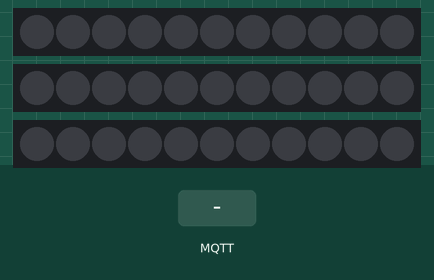
A sketch run on a simulated ESP8266 (NodeMCU). Parts: 3 × 11 RGB LEDs in strip order, left to right. Inputs (shaded band) come from the test bench. Dim RGB values are drawn brighter than linear; WiFi joins after 1.5 s; servers stay silent unless stated; random numbers use the default seed unless the sketch sets one; no MQTT or app messages arrive unless stated; what the sketch prints to the serial monitor is not drawn.

Above: at 2.7 s.
2.8 s: MQTT message "1" arrives on the first subscribed topic
At 3.72 s:
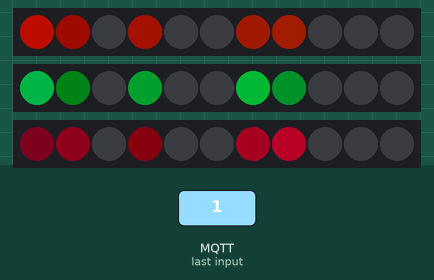
5.8 s: MQTT message "fireplace" arrives on the first subscribed topic
At 7.0 s:
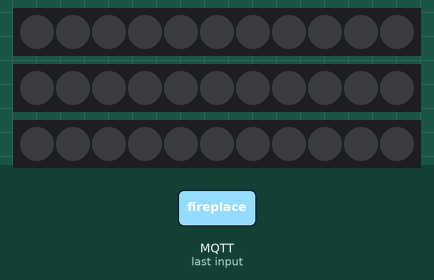
7.3 s: MQTT message "1" arrives on the first subscribed topic
At 9.56 s:
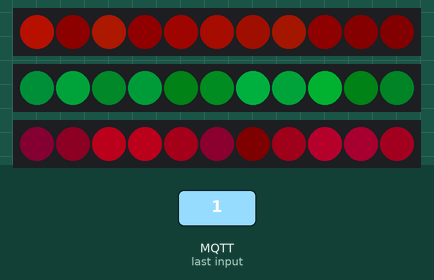
10.3 s: MQTT message "blackout" arrives on the first subscribed topic
At 10.7 s:
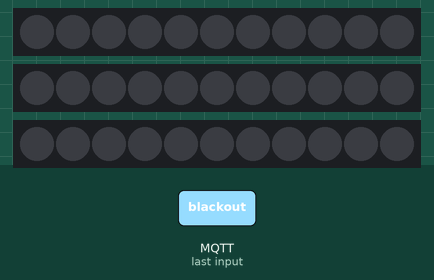
Timing chart, 0 to 13.3 s (numbered marks = the images above; inputs shaded):
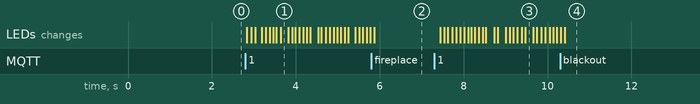

The sketch:

orbOtaWorkingBase_no_edit.ino
```cpp
/*
 Basic ESP8266 MQTT example
 This sketch demonstrates the capabilities of the pubsub library in combination
 with the ESP8266 board/library.
 It connects to an MQTT server then:
  - publishes "hello world" to the topic "outTopic" every two seconds
  - subscribes to the topic "inTopic", printing out any messages
    it receives. NB - it assumes the received payloads are strings not binary
  - If the first character of the topic "inTopic" is an 1, switch ON the ESP Led,
    else switch it off
 It will reconnect to the server if the connection is lost using a blocking
 reconnect function. See the 'mqtt_reconnect_nonblocking' example for how to
 achieve the same result without blocking the main loop.
 To install the ESP8266 board, (using Arduino 1.6.4+):
  - Add the following 3rd party board manager under "File -> Preferences -> Additional Boards Manager URLs":
       http://arduino.esp8266.com/stable/package_esp8266com_index.json
  - Open the "Tools -> Board -> Board Manager" and click install for the ESP8266"
  - Select your ESP8266 in "Tools -> Board"
*/

#include <ESP8266WiFi.h>
#include <PubSubClient.h>
#include <ArduinoOTA.h>

#include <ESP8266mDNS.h>
#include <WiFiUdp.h>

#include "FastLED.h"

// Update these with values suitable for your network.

const char* ssid = "networkID";
const char* password = "***";
const char* mqtt_server = "192.168.0.22";
const char* mqtt_username = "user";
const char* mqtt_password = "****";
const int mqtt_port = 1883;
const char* state = "";
const char* oldState = "";
#define SENSORNAME "strip"


///////////////
//OTA CREDENTIALS//
///////////////////
 #define SENSORNAME "orb1" //change this to whatever you want to call your device
#define OTApassword "orb1" //the password you will need to enter to upload remotely via the ArduinoIDE
int OTAport = 8266;


#define NUM_LEDS_PER_STRIP 11
CRGB leftWallLeds[NUM_LEDS_PER_STRIP];
CRGB rightWallLeds[NUM_LEDS_PER_STRIP];
CRGB bottomLeds[NUM_LEDS_PER_STRIP];
CRGB tempLED;

// NETWORK: Static IP details...
IPAddress ip(192, 168, 0, 103);
IPAddress gateway(192, 168, 0, 1);
IPAddress subnet(255, 255, 255, 0);


//globals for fireplace
byte hue = 0;
byte counter=0;

WiFiClient espClient;
PubSubClient client(espClient);

long lastMsg = 0;
char msg[50];
int value = 0;


void fireplace(){
        hue++;
  delay(random(20,40));
  int i = random8(12);
    leftWallLeds[i] = CHSV(random(1,15), 255, random(30,160));
    rightWallLeds[i] = CHSV(random(115,125), 255, random(30,160));
    bottomLeds[i] = CHSV(random(230,245), 255, random(30,160));
     FastLED.show();

    delay(random(50,75));

     for(int x=0; x<NUM_LEDS_PER_STRIP; x++){
    leftWallLeds[x].fadeToBlackBy(.5);
     }
     for(int x=0; x<NUM_LEDS_PER_STRIP; x++){
    rightWallLeds[x].fadeToBlackBy(.5);
     }
     for(int x=0; x<NUM_LEDS_PER_STRIP; x++){
    bottomLeds[x].fadeToBlackBy(.5);
     }
    //checkState();
 // }
}


void blackout() {
  for(int i = 0; i < NUM_LEDS_PER_STRIP; i++) {
    // set our current dot to red, green, and blue
    leftWallLeds[i] = CRGB::Black;
    rightWallLeds[i] = CRGB::Black;
    bottomLeds[i] = CRGB::Black;
    FastLED.show();

  }
  //checkState();
}

void setup_wifi() {

  delay(10);
  // We start by connecting to a WiFi network
  Serial.println();
  Serial.print("Connecting to ");
  Serial.println(ssid);

  WiFi.begin(ssid, password);

  while (WiFi.status() != WL_CONNECTED) {
    delay(500);
    Serial.print(".");
  }
    // Static IP Setup Info Here...
  WiFi.config(ip, gateway, subnet);

  randomSeed(micros());

  Serial.println("");
  Serial.println("WiFi connected");
  Serial.println("IP address: ");
  Serial.println(WiFi.localIP());
}

void checkState(){
  if (state =="fireplace") {

    client.loop();
    fireplace();
  }

  if (state == "blackout"){
    client.loop();
    blackout();
  }


}


void callback(char* topic, byte* payload, unsigned int length) {
  Serial.print("Message arrived [");
  Serial.print(topic);
  Serial.print("] ");
  for (int i = 0; i < length; i++) {
    Serial.print((char)payload[i]);
  }
  Serial.println();

  // Switch on the LED if an 1 was received as first character
  if ((char)payload[0] == '1') {
   state =  "fireplace";
     /*if (state == "fireplace") {
      fireplace();
      }*/
  }
  if ((char)payload[0] != '1') {
    state = "blackout";
    /*if (state == "blackout") {
      blackout();
      }*/
}
  }


void reconnect() {
  // Loop until we're reconnected
  while (!client.connected()) {
    Serial.print("Attempting MQTT connection...");

    // Attempt to connect
    if (client.connect(SENSORNAME, mqtt_username, mqtt_password)) {
      Serial.println("connected");
      // Once connected, publish an announcement...
      client.publish("outTopic", "hello world - orb1");
      // ... and resubscribe
      client.subscribe("inTopic");
    } else {
      Serial.print("failed, rc=");
      Serial.print(client.state());
      Serial.println(" try again in 5 seconds");
      // Wait 5 seconds before retrying
      delay(5000);
    }
  }
}

void setup() {
  FastLED.addLeds<NEOPIXEL, D3>(leftWallLeds, NUM_LEDS_PER_STRIP);
  FastLED.addLeds<NEOPIXEL, D5>(rightWallLeds, NUM_LEDS_PER_STRIP);
  FastLED.addLeds<NEOPIXEL, D7>(bottomLeds, NUM_LEDS_PER_STRIP);


  Serial.begin(9600);
  setup_wifi();

    //OTA SETUP
  ArduinoOTA.setPort(OTAport);
  // Hostname defaults to esp8266-[ChipID]
  ArduinoOTA.setHostname(SENSORNAME);

  // No authentication by default
  ArduinoOTA.setPassword((const char *)OTApassword);

  ArduinoOTA.onStart([]() {
    Serial.println("Starting");
  });
  ArduinoOTA.onEnd([]() {
    Serial.println("\nEnd");
  });
  ArduinoOTA.onProgress([](unsigned int progress, unsigned int total) {
    Serial.printf("Progress: %u%%\r", (progress / (total / 100)));
  });
    ArduinoOTA.onError([](ota_error_t error) {
    Serial.printf("Error[%u]: ", error);
    if (error == OTA_AUTH_ERROR) Serial.println("Auth Failed");
    else if (error == OTA_BEGIN_ERROR) Serial.println("Begin Failed");
    else if (error == OTA_CONNECT_ERROR) Serial.println("Connect Failed");
    else if (error == OTA_RECEIVE_ERROR) Serial.println("Receive Failed");
    else if (error == OTA_END_ERROR) Serial.println("End Failed");
  });
  ArduinoOTA.begin();

  client.setServer(mqtt_server, mqtt_port);
  client.setCallback(callback);

    }


void loop() {

  ArduinoOTA.handle();

  if (!client.connected()) {
    reconnect();
  }
  client.loop();
  if (state == "fireplace"){
    fireplace();
    }
  else if (state == "blackout"){
    blackout();
    }
}
```

Measured:
- after the input at 2.8 s, the LEDs: first change at once (image 1 shows a later state)
- after the input at 7.3 s, the LEDs: first change after 0.14 s (image 3 shows a later state)
